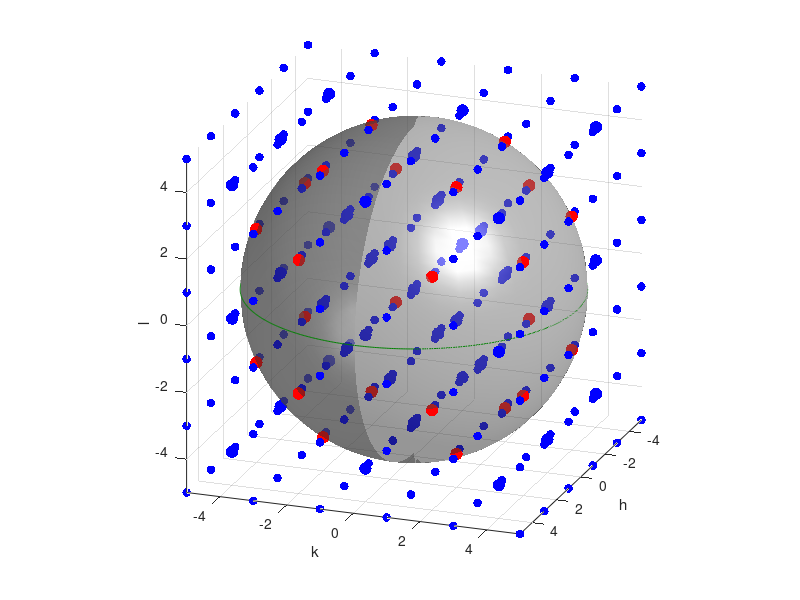
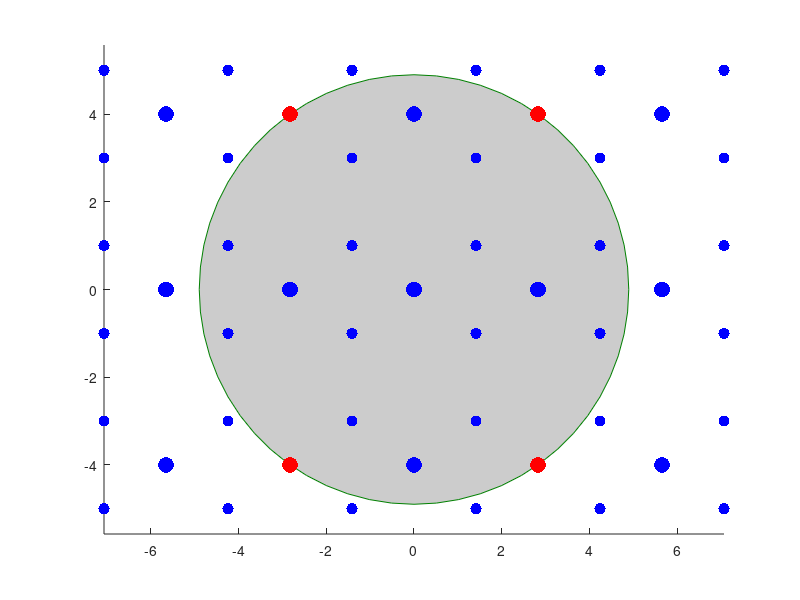

The MATLAB script that drew these images, in order:
%%% Ewald Sphere Image

close all;
close all hidden;
clear all;
clc;

%% Generate data for Si diff spots

%HKL spots
hRange = -5:1:5;
[h,k,l] = meshgrid(hRange,hRange,hRange);
h = reshape(h,numel(h),1,1);
k = reshape(k,numel(k),1,1);
l = reshape(l,numel(l),1,1);

%Si Structure factor given by inversion center at 1/8,1/8,1/8
F=cos((pi/4)*(-h-k-l))+...
    cos((pi/4)*(3*h+3*k-l))+...
    cos((pi/4)*(3*h-k+3*l))+...
    cos((pi/4)*(-h+3*k+3*l));
F(abs(F)<.1)=0;

R = sqrt(h.^2+k.^2+l.^2);

C = zeros(length(R),3);
C(:,3)=1;
C(and(R>4.85,R<4.95),1)=1;
C(and(R>4.85,R<4.95),3)=0;

hkl = [h,k,l,R,F,C];
hkl(hkl(:,5)==0,:)=[];


%% Draw 3D Ewald Image

%Sphere
sRadius = 4.89897948556636;

[sX,sY,sZ] = sphere(50);
sX = sRadius*sX;
sY = sRadius*sY;
sZ = sRadius*sZ;

%Sphere ring
sRing = 0:.01:2*pi;
sRX = sRadius*cos(sRing)';
sRY = sRadius*sin(sRing)';
sRZ = zeros(length(sRing),1);

scatter3(hkl(:,1),hkl(:,2),hkl(:,3),5*abs(hkl(:,5)).^2,hkl(:,6:8),'filled');
hold on;
surf(sX,sY,sZ,...
    'EdgeAlpha',0,...
    'FaceColor',[.5,.5,.5],...
    'FaceAlpha',.5,...
    'FaceLighting','phong');
plot3(sRX,sRY,sRZ,'Color',[0,.5,0]);

set(gca,'Projection', 'perspective');
axis equal;
view([110,20]);

light('Position',[5 10 10])

xlabel('h');
ylabel('k');
zlabel('l');


%% Draw Tomograph

hklTomo = hkl(hkl(:,1)==hkl(:,2),:);
Tomo = [sqrt(hklTomo(:,1).^2+hklTomo(:,2).^2),hklTomo(:,3),hklTomo(:,4:end)];
Tomo(:,1) = sign(hklTomo(:,1)).*Tomo(:,1);
figure;
rectangle('Position',[-sRadius,-sRadius,2*sRadius,2*sRadius],...
    'Curvature',[1,1],...
    'EdgeColor',[0,.5,0],...
    'FaceColor',[.8,.8,.8]);
hold on;
scatter(Tomo(:,1),Tomo(:,2),8*abs(Tomo(:,4)).^2,Tomo(:,5:7),'filled');

axis equal;


test = 1;